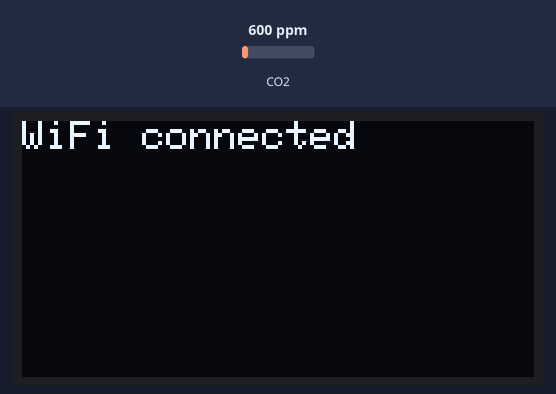
Bench run of a sketch on a simulated ESP32. On the bench: 128×64 one-colour display. The inputs (shaded band) are chosen by the test bench; at power-on: CO2 600 ppm. WiFi joins after 1.5 s; servers stay silent unless stated; what the sketch prints to the serial monitor is not drawn.

Above: at 1.6 s.
At 7.7 s:
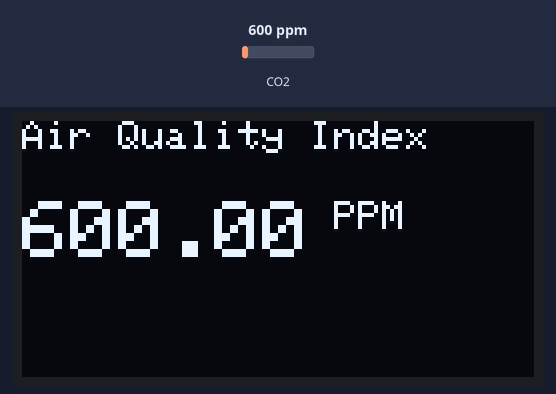
7.8 s: CO2 set to 452 ppm
At 9.2 s:
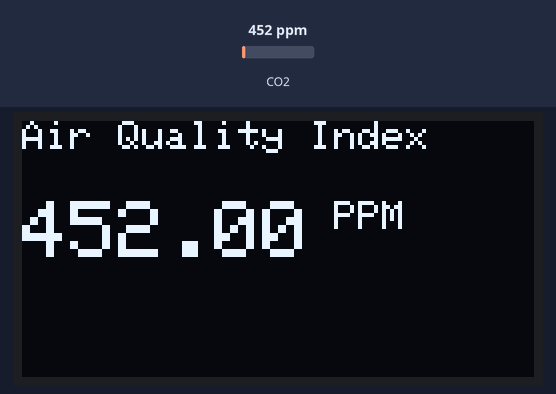
10.6 s: CO2 set to 1050 ppm
At 11.8 s:
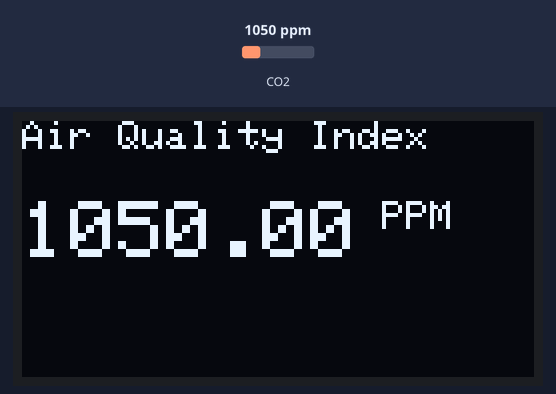
13.4 s: CO2 set to 1700 ppm
At 15.9 s:
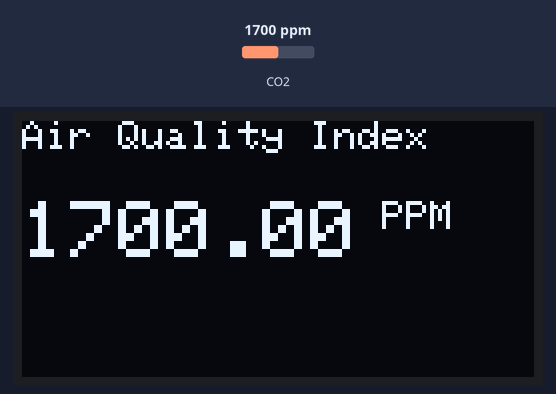
Timing chart, 0 to 17.4 s (numbered marks = the images above; inputs shaded):
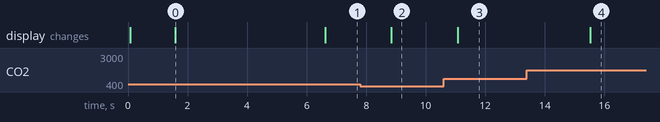

Measured:
- after the input at 7.8 s, the display: changes after 1.0 s (image 2)
- after the input at 10.6 s, the display: changes after 0.47 s (image 3)
- after the input at 13.4 s, the display: changes after 2.1 s (image 4)
- what the display in image 0 shows lasts 5.0 s, from 1.6 s to 6.6 s

The sketch:

Air_Pollution_Detector_and_Air_Quality_Index_Monitoring.ino
```cpp
#include <SPI.h>
#include <Wire.h>
#include <WiFi.h>
#include <WiFiClient.h>
#include "MQ135.h"
#include <Adafruit_GFX.h>
#include <Adafruit_SSD1306.h>

#define SCREEN_WIDTH 128    // OLED display width, in pixels
#define SCREEN_HEIGHT 64    // OLED display height, in pixels
#define OLED_RESET -1       // Reset pin # (or -1 if sharing Arduino reset pin)
Adafruit_SSD1306 display(SCREEN_WIDTH, SCREEN_HEIGHT, &Wire, OLED_RESET);

String apiKey = "HNVSAOC3YIEP8RCR"; // Enter your Write API key from ThingSpeak
const char *ssid = "NK_2.4G";     // replace with your wifi ssid and wpa2 key
const char *pass = "0846817411";
const char* server = "api.thingspeak.com";

WiFiClient client;


void setup()
{
  Serial.begin(115200);
  display.begin(SSD1306_SWITCHCAPVCC, 0x3C); //initialize with the I2C addr 0x3C (128x64)
  display.clearDisplay();
  delay(10);

  Serial.println("Connecting to ");
  Serial.println(ssid);

  display.clearDisplay();
  display.setCursor(0,0);
  display.setTextSize(1);
  display.setTextColor(WHITE);
  display.println("Connecting to ");
  display.setTextSize(2);
  display.print(ssid);
  display.display();

  WiFi.begin(ssid, pass);

  while (WiFi.status() != WL_CONNECTED)
  {
    delay(500);
    Serial.print(".");
  }
    Serial.println("");
    Serial.println("WiFi connected");

    display.clearDisplay();
    display.setCursor(0,0);
    display.setTextSize(1);
    display.setTextColor(WHITE);
    display.print("WiFi connected");
    display.display();
    delay(5000);
}


  void loop()
  {
    MQ135 gasSensor = MQ135(A0);
    float air_quality = gasSensor.getPPM();
    Serial.print("Air Quality: ");
    Serial.print(air_quality);
    Serial.println("  PPM");
    Serial.println();

    display.clearDisplay();
    display.setCursor(0,0);  //oled display
    display.setTextSize(1);
    display.setTextColor(WHITE);
    display.println("Air Quality Index");


    display.setCursor(0,20);  //oled display
    display.setTextSize(2);
    display.setTextColor(WHITE);
    display.print(air_quality);
    display.setTextSize(1);
    display.setTextColor(WHITE);
    display.println(" PPM");
    display.display();


    if (client.connect(server, 80)) // "184.106.153.149" or api.thingspeak.com
  {
    String postStr = "HNVSAOC3YIEP8RCR";
    postStr += "&field1=";
    postStr += String(air_quality);
    postStr += "r\n";

    client.print("POST /update HTTP/1.1\n");
    client.print("Host: api.thingspeak.com\n");
    client.print("Connection: close\n");
    client.print("X-THINGSPEAKAPIKEY: " + apiKey + "\n");
    client.print("Content-Type: application/x-www-form-urlencoded\n");
    client.print("Content-Length: ");
    client.print(postStr.length());
    client.print("\n\n");
    client.print(postStr);

    Serial.println("Data Send to Thingspeak");
  }
    client.stop();
    Serial.println("Waiting...");

    delay(2000);      // thingspeak needs minimum 15 sec delay between updates.
}
```
